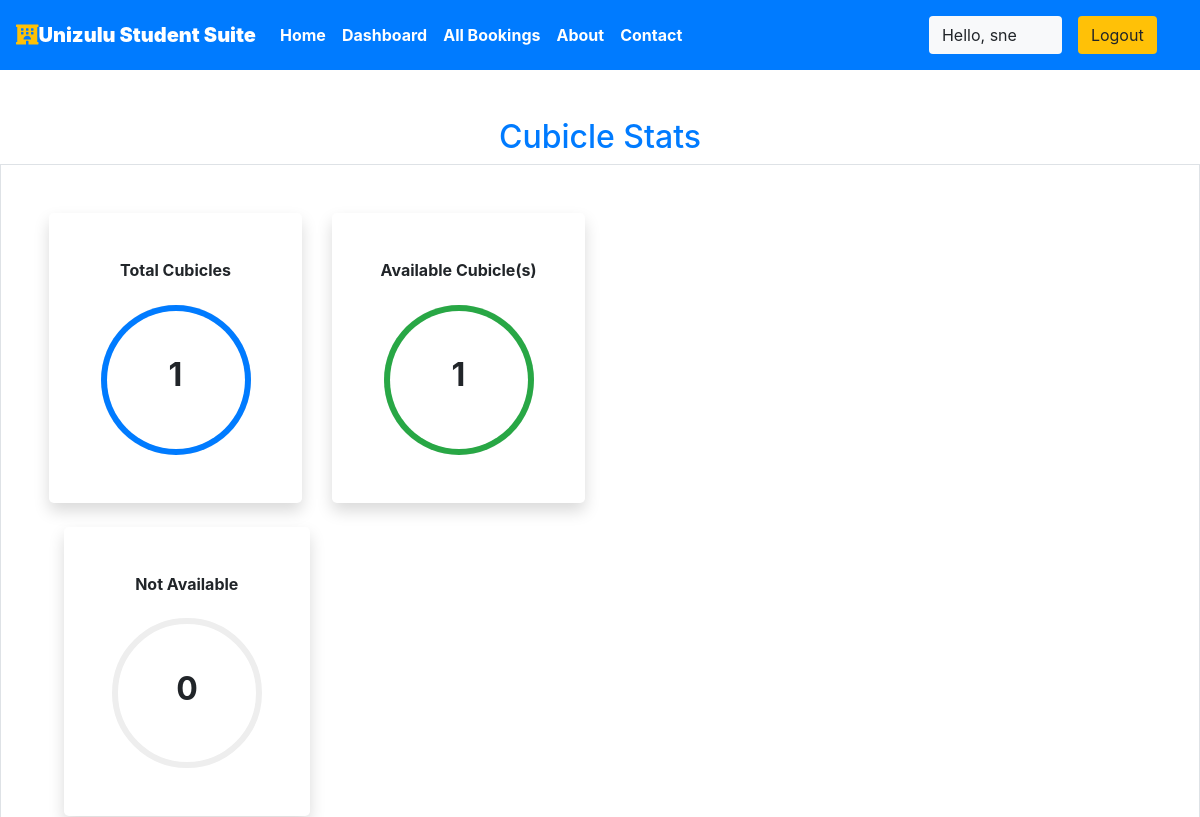
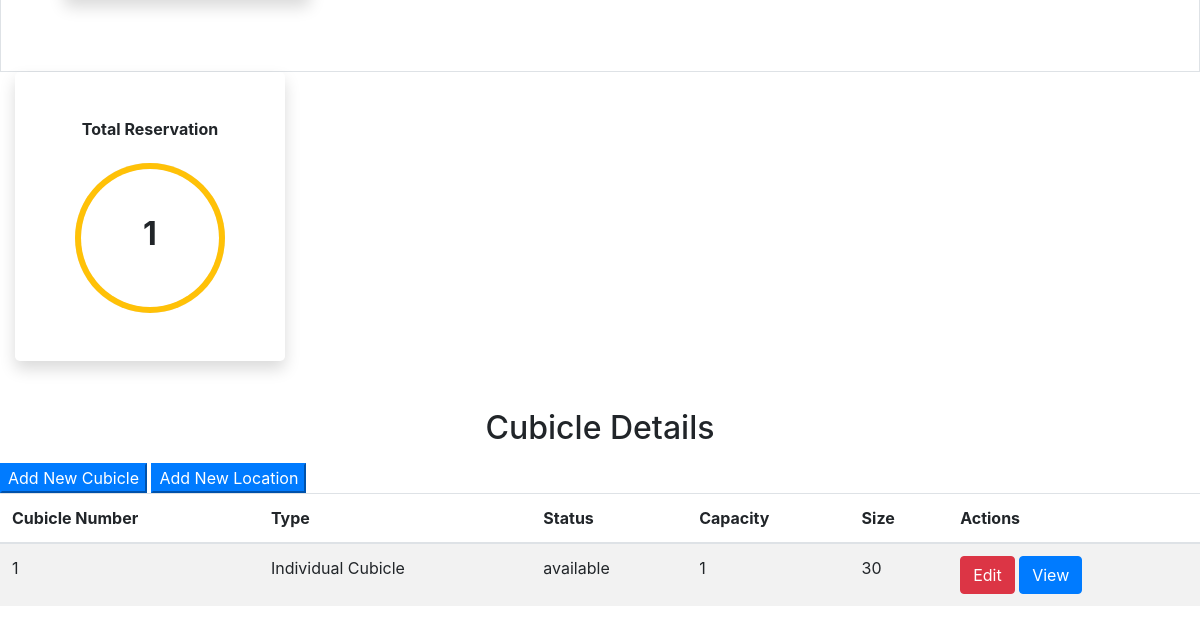
Page /staff/panel (signed in) on the earlier database version (2 pictures, top to bottom).
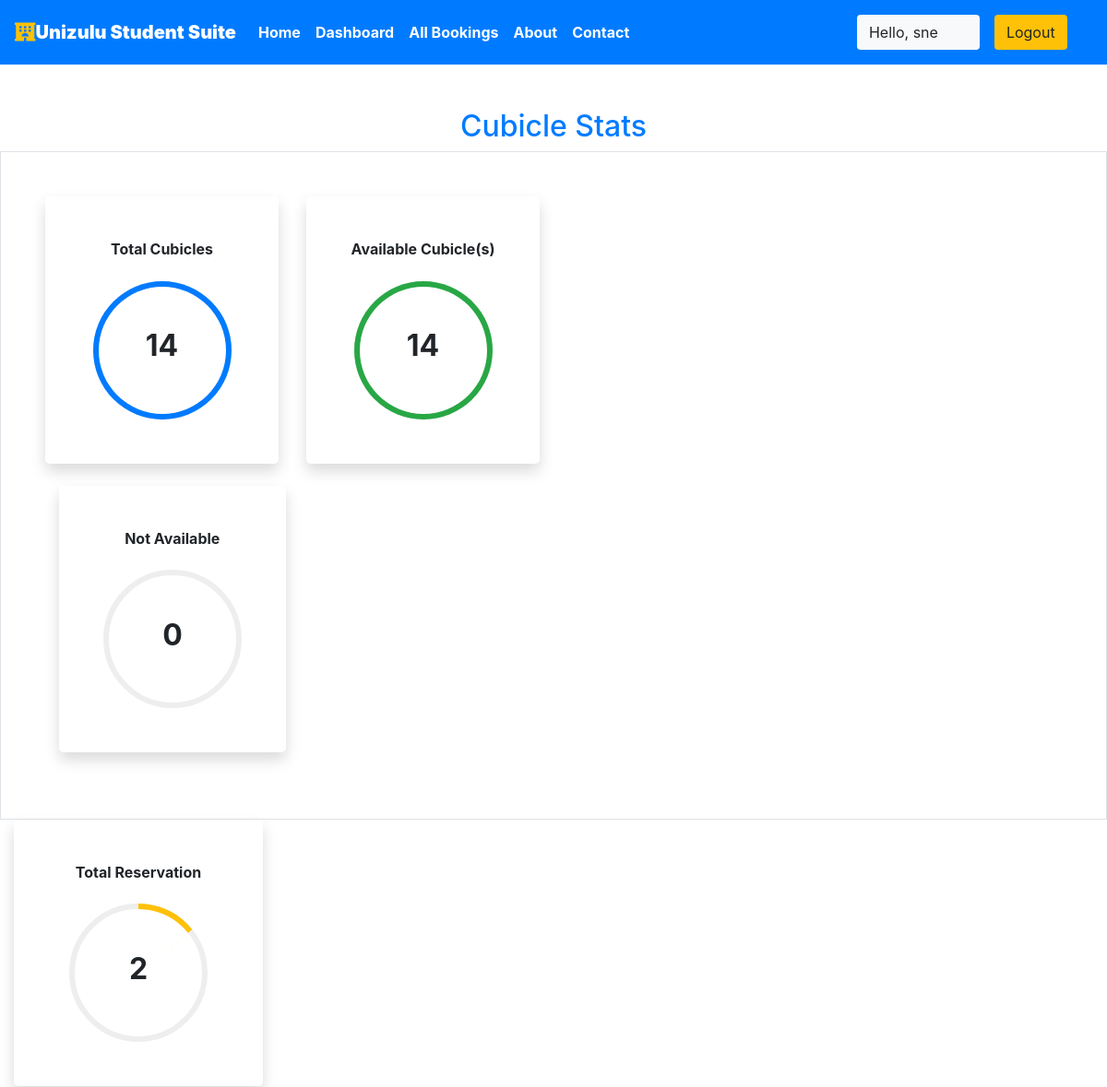
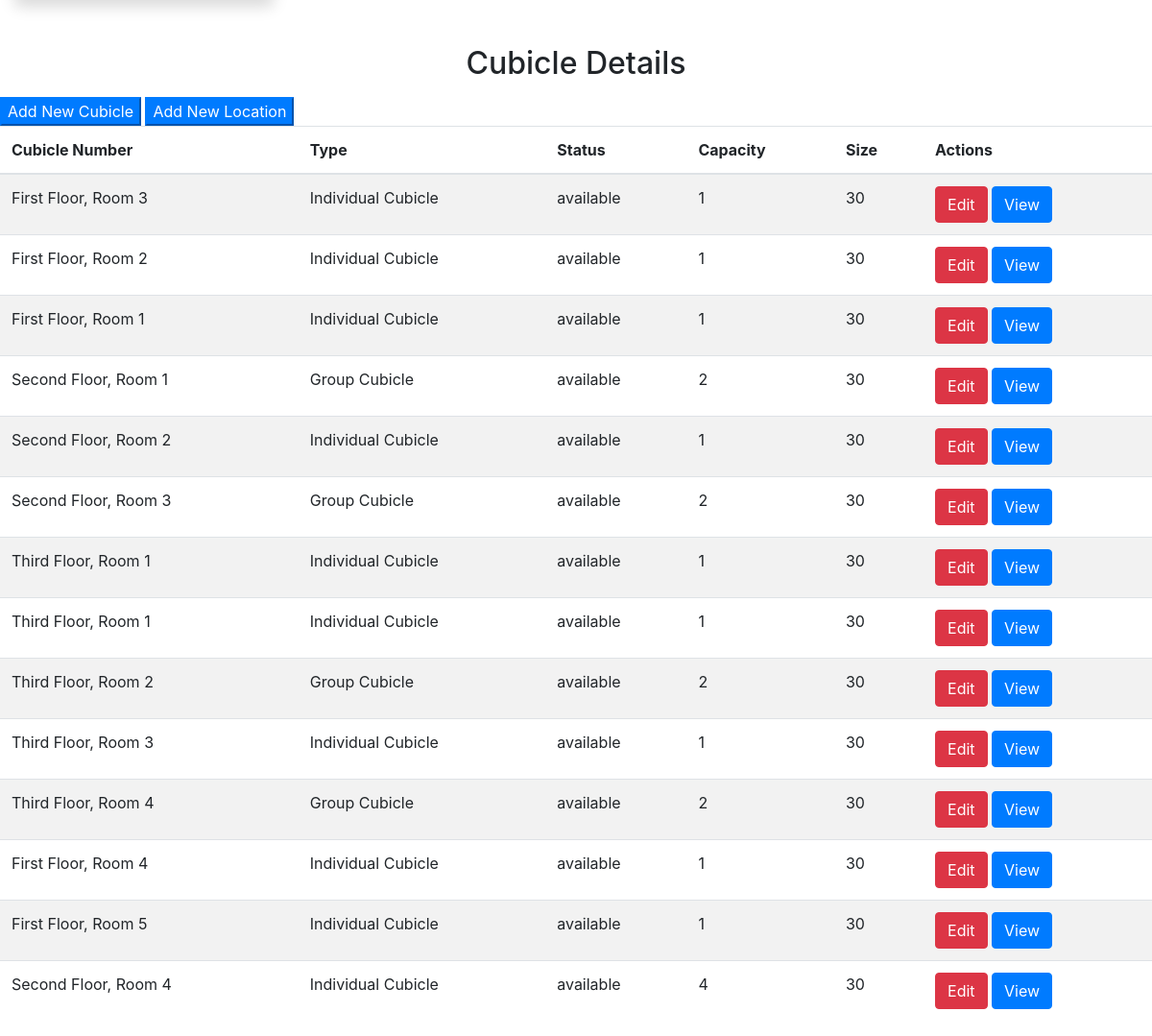
Same page on the later database version (2 pictures, top to bottom).
### students/models.py (models this page shows, shortened)
class Rooms(models.Model):
    ROOM_STATUS = (
    ("1", "available"),
    ("2", "not available"),
    )
    ROOM_TYPE = (
    ("1", "Individual Cubicle"),
    ("2", "Group Cubicle"),
    )
    room_type = models.CharField(max_length=50,choices = ROOM_TYPE)
    capacity = models.IntegerField()
    Course = models.CharField(max_length=100, default="Introductory Computing")
    size = models.IntegerField()
    hotel = models.ForeignKey(Cubicle, on_delete = models.CASCADE)
    status = models.CharField(choices =ROOM_STATUS,max_length = 15)
    roomnumber = models.CharField(max_length=30)

### students/views.py (the view)
# urls.py: path('staff/panel', views.panel, name="staffpanel"),
@login_required(login_url='/staff')
def panel(request):
    if request.user.is_staff == False:
        return HttpResponse('Access Denied')
    rooms = Rooms.objects.all()
    total_rooms = len(rooms)
    available_rooms = len(Rooms.objects.all().filter(status='1'))
    unavailable_rooms = len(Rooms.objects.all().filter(status='2'))
    reserved = len(Reservation.objects.all())
    hotel = Cubicle.objects.values_list('location', 'id').distinct().order_by()
    response = render(request, 'staff/panel.html', {'location': hotel, 'reserved': reserved, 'rooms': rooms,
                      'total_rooms': total_rooms, 'available': available_rooms, 'unavailable': unavailable_rooms})
    return HttpResponse(response)

### students/templatetags/app_tags.py (called while the page is built)
@register.filter
def percentage(value1,value2=100):
    return int(value1)/int(value2)*100

### students/templates/staff/panel.html (shortened to what this page needs)
{% extends 'basic.html' %} {% block title %} staff panel {% endblock title %}  {% block body %}
<section class="my-5 ">
    {%load app_tags%}
    <h2 class="text-center text-primary">Cubicle Stats</h2>
    <div class="container-fluid px-5 py-5 border">
        <div class="row">
            <div class="col-xl-3 col-lg-6 col-sm-12 mb-4 ">
                <div class="bg-white rounded-lg p-5 shadow">
                    <h2 class="h6 font-weight-bold text-center mb-4">Total Cubicles</h2>
                    {% if total_rooms != 0 %}
                    <div class="progress mx-auto" data-value={{ total_rooms|percentage:total_rooms}}>
                        <span class="progress-left">
                                    <span class="progress-bar border-primary"></span>
                        </span>
                        <span class="progress-right">
                                    <span class="progress-bar border-primary"></span>
                        </span>
                        <div class="progress-value w-100 h-100 rounded-circle d-flex align-items-center justify-content-center">
                            <div class="h2 font-weight-bold">{{ total_rooms}}</div>
                        </div>
                    </div>
                    {% else %}
                    <P>No rooms recorded</P>
                    {% endif %}
                </div>
            </div>
            <div class="col-xl-3 col-lg-6 col-sm-12 mb-4">
                <div class="bg-white rounded-lg p-5 shadow">
                    <h2 class="h6 font-weight-bold text-center mb-4">Available Cubicle(s)</h2>
                    {% if total_rooms != 0 %}
                    <div class="progress mx-auto" data-value={{ available|percentage:total_rooms}}>
                        <span class="progress-left">
                                    <span class="progress-bar border-success"></span>
                        </span>
                        <span class="progress-right">
                                    <span class="progress-bar border-success"></span>
                        </span>
                        <div class="progress-value w-100 h-100 rounded-circle d-flex align-items-center justify-content-center">
                            <div class="h2 font-weight-bold">{{ available}}</div>
                        </div>
                    </div>
                </div>
                {% else %}
                <P>No rooms recorded</P>
                {% endif %}
                </div>
            </div>
            <div class="col-xl-3 col-lg-6 col-sm-12 mb-4">
                <div class="bg-white rounded-lg p-5 shadow">
                    <h2 class="h6 font-weight-bold text-center mb-4">Not Available</h2>
                    {% if total_rooms != 0 %}
                    <div class="progress mx-auto" data-value={{ unavailable|percentage:total_rooms}}>
                        <span class="progress-left">
                        </span>
                        <span class="progress-right">
                        </span>
                        <div class="progress-value w-100 h-100 rounded-circle d-flex align-items-center justify-content-center">
                            <div class="h2 font-weight-bold">{{ unavailable}}</div>
                        </div>
                    </div>
                </div>
                {% else %}
                <P>No rooms recorded</P>
                {% endif %}
                </div>
            </div>
            <div class="col-xl-3 col-lg-6 col-sm-12 mb-4">
                <div class="bg-white rounded-lg p-5 shadow">
                    <h2 class="h6 font-weight-bold text-center mb-4">Total Reservation</h2>
                    {% if total_rooms != 0 %}
                    <div class="progress mx-auto" data-value={{reserved |percentage:total_rooms}}>
                        <span class="progress-left">
                                    <span class="progress-bar border-warning"></span>
                        </span>
                        <span class="progress-right">
                                    <span class="progress-bar border-warning"></span>
                        </span>
                        <div class="progress-value w-100 h-100 rounded-circle d-flex align-items-center justify-content-center">
                            <div class="h2 font-weight-bold">{{reserved}}</div>
                        </div>
                    </div>
                </div>
                {% else %}
                <P>No rooms recorded</P>
                {% endif %}
                </div>
</section>
<h2 class="text-center pb-2">Cubicle Details</h2>
<Button class="btn-group btn-primary" data-toggle="modal" data-target="#newroom">Add New Cubicle</Button>
<Button class="btn-group btn-primary " data-toggle="modal" data-target="#newlocation">Add New Location</Button>
<table class="table table-striped  ">
    <thead>
        <th>Cubicle Number</th>
        <th>Type</th>
        <th>Status</th>
        <th>Capacity</th>
        <th>Size</th>
        <th colspan="2">Actions</th>
    </thead>
    {% if rooms %} {% for each_room in rooms %}
    <tr>
        <td>{{each_room.roomnumber}}</td>
        <td>{{each_room.get_room_type_display}}</td>
        <td>{{each_room.get_status_display}}</td>
        <td>{{each_room.capacity}}</td>
        <td>{{each_room.size}}</td>
        <td colspan="2">
            <a href="/staff/panel/edit-room?roomid={{each_room.id}}"><Button class="btn btn-danger">Edit</Button></a>
            <a href="/staff/panel/view-room?roomid={{each_room.id}}"><Button class="btn btn-primary">View</Button></a>
        </td>
    </tr>
    {% endfor %} {% endif %}
</table>
{% endblock body %}

### students/templates/basic.html (shortened to what this page needs)
{% load static %}
<!DOCTYPE html>
<!DOCTYPE html>
<html lang="en">
<head>
    <link rel="stylesheet" href="https://use.fontawesome.com/releases/v5.7.0/css/all.css">
    <link rel="stylesheet" href="{% static 'bootstrap\bootstrap.css' %}">
    <link rel="stylesheet" href="https://maxcdn.bootstrapcdn.com/bootstrap/4.5.0/css/bootstrap.min.css" >
    <link href="https://fonts.cdnfonts.com/css/columns" type="text/css" rel="stylesheet">
    <link hre="https://cdnjs.cloudflare.com/ajax/libs/font-awesome/6.4.2/css/all.min.css" type="text/css" rel="stylesheet" >
</head>
<body >
    <div class="container-fluid px-0">
        <nav class="navbar navbar-expand-lg navbar-dark bg-primary font-weight-bold">
            <a class="navbar-brand text-bold bg-black " href="/"><i class="fas fa-hotel text-warning"></i><b>Unizulu Student Suite</b></a>
            <div class="collapse navbar-collapse " id="navbarSupportedContent">
                <ul class="navbar-nav mr-auto ">
                    <li class="nav-item active">
                        <a class="nav-link text-bold " href="/home"> Home</a>
                    </li>
                    {% if user.is_staff %}
                    <li class="nav-item active">
                        <a class="nav-link text-bold" href="/staff/panel">Dashboard </a>
                    </li>
                    {% elif user.is_staff == False and user.is_authenticated %}
                    <li class="nav-item active">
                            <a class="nav-link text-bold" href="/user/bookings">My Bookings </a>
                    </li>
                    {% endif %}
                    {% if user.is_staff %}
                    <li class="nav-item active">
                            <a class="nav-link text-bold" href="/staff/allbookings">All Bookings </a>
                        </li>
                    {% endif %}
                    <li class="nav-item active">
                        <a class="nav-link text-bold" href="/about">About</a>
                    </li>
                    <li class="nav-item active">
                        <a class="nav-link text-bold" href="/contact">Contact </a>
                    </li>
                </ul>
                {% if user.is_authenticated %}
                      <button class="btn btn-group bg-light" data-toggle="modal" data-target="#forlogin">
                       Hello, {{request.user}}
                       <a href="/logout" class="nav-link">
                    <button class="btn btn-group bg-warning" data-toggle="modal" data-target="#forlogin">
                        Logout
                    </button></a>&nbsp; &nbsp;
                    </button>
                {% endif %}
            </div>
        </nav>
    </div>
    {% block body %}
    {% endblock body %}
</body>
</html>

### students/templates/staff/panel.html (style rules this page uses)
.progress { width: 150px; height: 150px; background: none; position: relative; }
.progress::after { content: ""; width: 100%; height: 100%; border-radius: 50%; border: 6px solid #eee; position: absolute; top: 0; left: 0; }
.progress>span { width: 50%; height: 100%; overflow: hidden; position: absolute; top: 0; z-index: 1; }
.progress .progress-left { left: 0; }
.progress .progress-bar { width: 100%; height: 100%; background: none; border-width: 6px; border-style: solid; position: absolute; top: 0; }
.progress .progress-left .progress-bar { left: 100%; border-top-right-radius: 80px; border-bottom-right-radius: 80px; border-left: 0; -webkit-transform-origin: center left; transform-origin: center left; }
.progress .progress-right { right: 0; }
.progress .progress-right .progress-bar { left: -100%; border-top-left-radius: 80px; border-bottom-left-radius: 80px; border-right: 0; -webkit-transform-origin: center right; transform-origin: center right; }
.progress .progress-value { position: absolute; top: 0; left: 0; }
body { min-height: 100vh; }
.rounded-lg { border-radius: 1rem; }

### students/templates/basic.html (style rules this page uses)
a { text-decoration: none; }

Differences in the rows shown:
changed Rooms: roomnumber "1" → "First Floor, Room 3"
added Rooms: roomnumber "First Floor, Room 2", room_type "Individual Cubicle", status "available", capacity "1", size "30"
added Rooms: roomnumber "First Floor, Room 1", room_type "Individual Cubicle", status "available", capacity "1", size "30"
added Rooms: roomnumber "Second Floor, Room 1", room_type "Group Cubicle", status "available", capacity "2", size "30"
added Rooms: roomnumber "Second Floor, Room 2", room_type "Individual Cubicle", status "available", capacity "1", size "30"
added Rooms: roomnumber "Second Floor, Room 3", room_type "Group Cubicle", status "available", capacity "2", size "30"
added Rooms: roomnumber "Third Floor, Room 1", room_type "Individual Cubicle", status "available", capacity "1", size "30"
added Rooms: roomnumber "Third Floor, Room 1", room_type "Individual Cubicle", status "available", capacity "1", size "30"
added Rooms: roomnumber "Third Floor, Room 2", room_type "Group Cubicle", status "available", capacity "2", size "30"
added Rooms: roomnumber "Third Floor, Room 3", room_type "Individual Cubicle", status "available", capacity "1", size "30"
added Rooms: roomnumber "Third Floor, Room 4", room_type "Group Cubicle", status "available", capacity "2", size "30"
added Rooms: roomnumber "First Floor, Room 4", room_type "Individual Cubicle", status "available", capacity "1", size "30"
added Rooms: roomnumber "First Floor, Room 5", room_type "Individual Cubicle", status "available", capacity "1", size "30"
added Rooms: roomnumber "Second Floor, Room 4", room_type "Individual Cubicle", status "available", capacity "4", size "30"
Other differences:
{{ total_rooms }}: "1" → "14"
{{ available }}: "1" → "14"
{{ reserved }}: "1" → "2"
